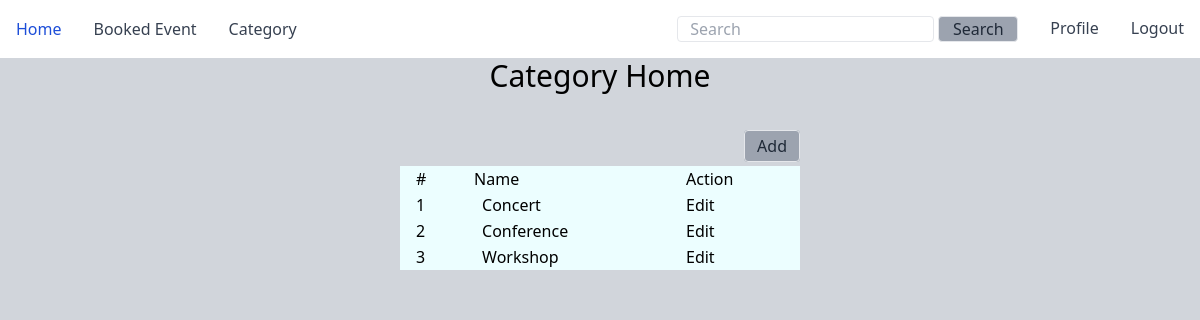
The app's page /category (signed in) with its own data.
### event/models.py (models this page shows, shortened)
class Category(models.Model):
    name = models.CharField(max_length=50)
    created_at = models.DateTimeField(auto_now_add=True)
    updated_at = models.DateTimeField(auto_now=True)
    class Meta:
        ordering = ['name']

### event/views.py (the view)
# urls.py: path('category', views.category_view, name="category"),
@login_required
def category_view(request):
    categories = models.Category.objects.all()
    context = {
        'categories':categories
    }
    template_name = "event/category.html"
    return render(request, template_name, context)

### event/templates/event/category.html
{% extends 'base.html' %}
{% block content %}
<p class="text-3xl text-center mb-10">Category Home</p>
<div class="flex justify-center w-full ">
    <div class=" flex justify-center w-1/3">
        <div class="flex flex-col w-full gap-2">
        <div class="text-right "><a href="{% url 'add_category' %}" class="px-3 py-1 bg-gray-400 text-gray-800 border rounded hover:text-gray-100 hover:bg-blue-400 w-20 "> Add </a></div>
        <table class=" table-auto p-4 bg-cyan-50">
            <thead>
                <tr>
                    <td class="px-2 ps-4">#</td>
                    <td class="px-2">Name</td>
                    <td class="px-2">Action</td>
                </tr>
            </thead>
            {% for x in categories %}
            <tbody>
            <tr>
                <td class="px-2 ps-4">{{ forloop.counter }}</td>
                <td class="px-2 ps-4">{{ x.name }}</td>
                <td class="px-2"><a href="{% url 'update_category' x.id %}"> Edit </a></td>
            </tr>
        </tbody>
            {% endfor %}
        </table>
    </div>
    </div>
</div>
{% endblock %}

### records on screen
Category: name "Concert"
Category: name "Conference"
Category: name "Workshop"
